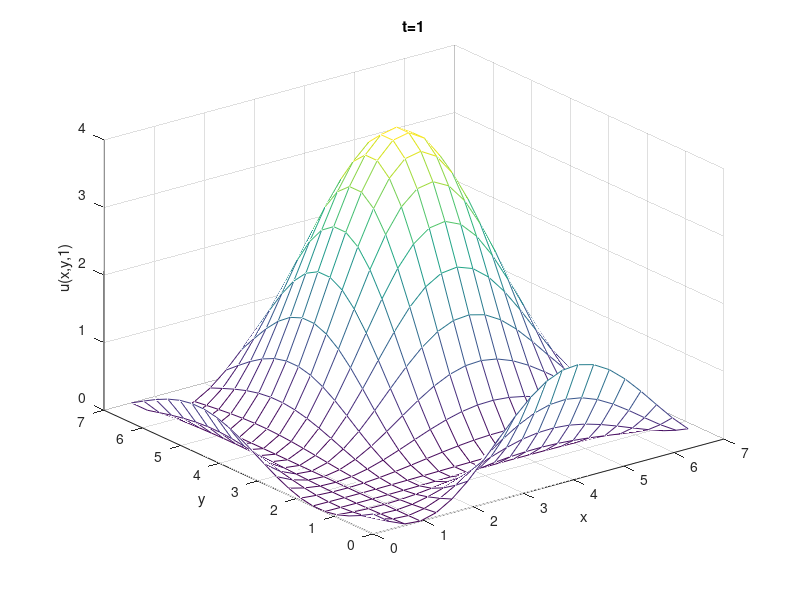

This chart was generated by the following MATLAB code:
a=[1,0.5];
deltax=2*pi/20;
 deltat=0.1;
 N=6*pi/deltax+1;
 M=1/deltat+1;
 uwind=zeros(N,N,M);%Upwind
 ureal=zeros(N,N,M);%Analytical solution
 x0=-2*pi:deltax:4*pi;
 y0=-2*pi:deltax:4*pi;
 uwind(:,:,1)=(1-cos(x0))'*(1-cos(y0));
 ureal(:,:,1)=(1-cos(x0))'*(1-cos(y0));
 lambda=deltat/deltax;
 
 for i=2:M
     for j=i:1:N-i+1
        for k=i:1:N-i+1
            lax1=-a(1)*lambda/2*(uwind(k+1,j,i-1)-uwind(k-1,j,i-1))+abs(a(1))*lambda/2*(uwind(k+1,j,i-1)-2*uwind(k,j,i-1)+uwind(k-1,j,i-1));
            lax2=-a(2)*lambda/2*(uwind(k,j+1,i-1)-uwind(k,j-1,i-1))+abs(a(2))*lambda/2*(uwind(k,j+1,i-1)-2*uwind(k,j,i-1)+uwind(k,j-1,i-1));
            uwind(k,j,i)=uwind(k,j,i-1)+lax1+lax2;
            
            ureal(k,j,i)=(1-cos(-2*pi+(k-1)*deltax-a(1)*i*deltat))*(1-cos(-2*pi+(j-1)*deltax-a(2)*i*deltat));
            
        end
     end
     
 end
 uwind=uwind(20:40,20:40,:);
 ureal=ureal(20:40,20:40,:);
 
 L2=zeros(11,1);
 k=1;
 for t=0:deltat:1
     L2(k)=deltax*norm(uwind(:,:,k),2);
     k=k+1;
 end
 
 result=uwind(:,:,end);
 real=ureal(:,:,end);
 
 x1=0:deltax:2*pi;
 y1=0:deltax:2*pi;
 [X,Y]=meshgrid(x1,y1);
 mesh(X,Y,real)
 xlabel('x')
 ylabel('y')
 zlabel('u(x,y,1)')
 title('t=1')
 
